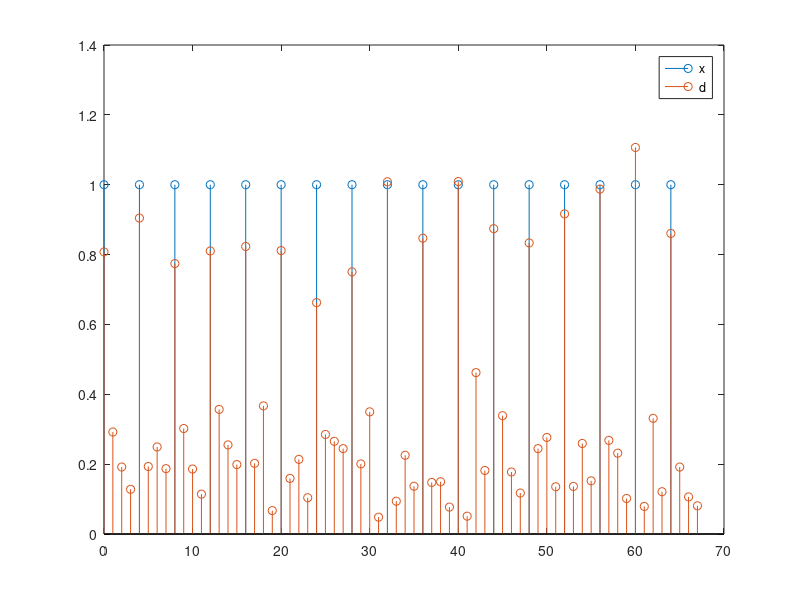
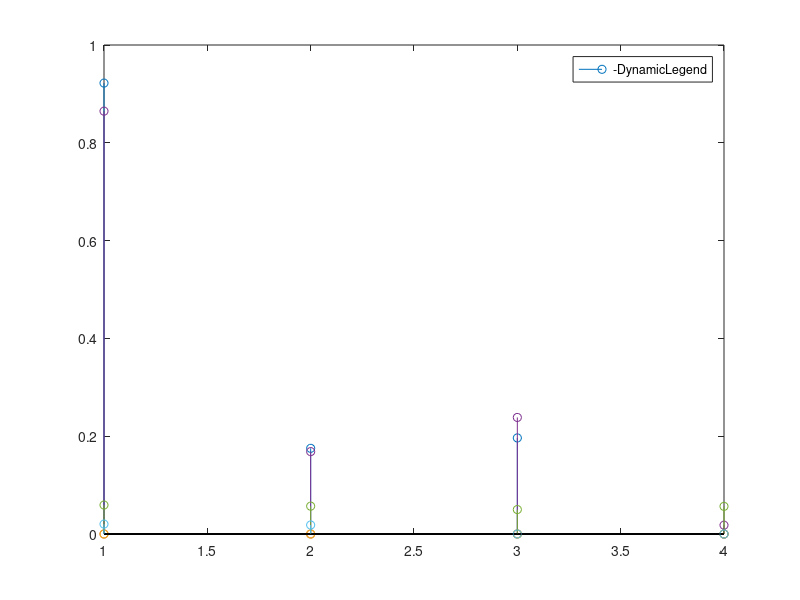

Write the MATLAB code that produced these figures, in order. (Note: this script raises an error after producing the figures.)
%% Impulse response estimation
% We are at the receiver, we know what the sender is sending and we try to
% estimate it with the LS method (for reference, see page 244).

% Note: As the receiver, we do _not_ know neither N_h nor sigma_w

clear all
close all
clc

% To observe L samples, we need to send L+N-1 samples of the training
% sequence {x(0), ..., x((N-1)+(L-1))}
% TODO Try multiple combinations. Generally, L = 2*N
L = 15; % Length of the observation
N = 10; % Supposed length of the impulse response of the channel
% Supposed length of the impulse response of the channel in each polyphase branch
% the number of branches that have a coefficient less than the other
% branches is
n_short = mod(4-N, 4);
% then the number of coefficients in each branch is
N_i(1:4-n_short) = ceil(N/4);
N_i(4-n_short + 1:4) = ceil(N/4) - 1;


%% Generate training sequence
% The x sequence must be a partially repeated M-L sequence of length L. We
% need it to have size L+N-1.
% this holds for L = 15
r = log2(L+1);
p = zeros(L,1);
p(1:r) = ones(1,r).'; % Set arbitrary initial condition
for l = r+1:(L)
    p(l) = xor(p(l-3), p(l-4)); % -1, -2 for L=3
end
clear l

x = [p; p(1:max(N_i)-1)];
x(x == 0) = -1;
x_toep = toeplitz(x);
x_toep = x_toep(1:3, end-L+1:end);


%% Generate gi

N_h = 3;
a_dopp = [1, -4.4153, 8.6283, -9.4592, 6.1051, -1.3542, -3.3622, 7.2390, ...
    -7.9361, 5.1221, -1.8401, 2.8706e-1];
b_dopp = [1.3651e-4, 8.1905e-4, 2.0476e-3, 2.7302e-3, 2.0476e-3, 9.0939e-4, ...
    6.7852e-4, 1.3550e-3, 1.8076e-3, 1.3550e-3, 5.3726e-4, 6.1818e-5, -7.1294e-5, ...
    -9.5058e-5, -7.1294e-5, -2.5505e-5, 1.3321e-5, 4.5186e-5, 6.0248e-5, 4.5186e-5, ...
    1.8074e-5, 3.0124e-6];
[h_dopp, ~] = impz(b_dopp, a_dopp);
hds_nrg = sum(h_dopp.^2);
b_dopp = b_dopp / sqrt(hds_nrg);
Tc = 1; % This is the smallest time interval we want to simulate
T = 4*Tc;   % Time sampling interval of the input of the channel
Kdb = 3; % 3 dB
K = 10^(Kdb/10);
fd = 5*10^-3/T; % doppler frequency
Tq = Tc; % Fundamental sampling time. This is the same as Tc, right???
% We stick to anastasopolous chugg paper (1997) and choose Tp such that
% fd*Tp = 0.1
tau_rms = 0.3*T;  % Tc = 1, as it is the fundamental sampling time
tau = 0:Tc:N_h-1;
Tp = 1/10 * (1/fd) * Tq; % Sampling time used for filtering the white noise
pdp_gauss = 1/tau_rms * exp(-tau/tau_rms);

C = sqrt(K/(K+1));
% normalize pdp: it must be sum(E[|gtilde_i|^2]) = 1 - C^2
pdp_gauss = pdp_gauss.*(1-C^2)/sum(pdp_gauss);

M_d = sum(pdp_gauss);

snr = 10; % db
snr_lin = 10^(snr/10);
sigma_w = 1/(T/Tc*snr); % the PN sequence has power 1


fprintf('fd * Tp = %d \n', Tp*fd);
g_samples_needed = 200000; % Some will be dropped because of transient
w_samples_needed = ceil(g_samples_needed / Tp);
transient = ceil(g_samples_needed/4);

% Generate complex-valued Gaussian white noise with zero mean and unit
% variance
%rng('default');
g_mat = zeros(N_h, g_samples_needed - transient);
for ray = 1:N_h
    w = wgn(w_samples_needed,1,0,'complex');
    fprintf('variance of white noise=%d \n', var(w))
    % Filter the wgn with a narrowband filter. The filter will have the
    % classical Doppler spectrum in the frequency domain, with f_d * Tc = 1.25*10^-3
    % By using the approach suggested in anastchugg97 we use an iir filter
    % with known coefficients which is the convolution of a Cheby lowpass and a shaping filter.
    % Note that it is
    % possible to initialize properly the filters, consider doing it in
    % following versions since it allows to start in steady state conditions
    % and avoid dropping about many samples (it is a very cool thing!)
    gprime = filter(b_dopp, a_dopp, w);
    fprintf('g %d after iterpolation has mean %d and variance %d  \n', ray, mean(gprime), var(gprime));
    %Gpr = fft(gprime);
    %figure, plot(20*log10(abs(Gpr)))
    
    % Interpolation
    t = 1:length(gprime);
    t_fine = Tq/Tp:Tq/Tp:length(gprime);
    
    g_fine = interp1(t, gprime, t_fine, 'spline');
    fprintf('g %d after iterpolation has mean %d and variance %d  \n', ray, mean(g_fine), var(g_fine));
    % Drop the transient
    g_mat(ray, :) = g_fine(transient+1:end);
end

% Energy scaling
for k = 1:N_h
    g_mat(k, :) = g_mat(k, :)*sqrt(pdp_gauss(k));
end

% Only for LOS component
g_mat(1, :) = g_mat(1, :) + C;

clear a_dopp b_dopp g_fine gprime h_dopp pdp_gauss t_dopp t_fine g_samples_needed w_samples_needed

%% Generate desired signal via a polyphase implementation
%!!! This implementation works for N_h <= 4 !!!

d = zeros(T*length(x),1);
g_used_coeff = zeros(4, length(x)); % check these dimensions
for k = 0:length(x)-1
    % Generate white noise
    w = wgn(4, 1, 10*log10(sigma_w), 'complex');
    for idx = 0:4-1 % actually idx varies between 0 and 4 since there are four branches
        if (idx < N_h)
            d(k*T + idx*Tc + 1) = g_mat(idx+1,k*T + idx*Tc+1) * x(k+1) + w(idx+1);
            % store the coefficient actually used, it will be useful later on
            g_used_coeff(idx + 1, k + 1) = g_mat(idx+1,k*T + idx*Tc+1);
        else
            d(k*T + idx*Tc + 1) = 0 + w(idx+1); % no ray, just the noise
            g_used_coeff(idx + 1, k + 1) = 0;
        end
    end
end

% remove the coefficients of the transient from the g_used_coeff matrix
g_used_coeff = g_used_coeff(:, max(N_i) - 1 + 1:end); % N-1 is the max transient, +1 because of MATLAB

% create four different d_i vector, by sampling at step 4 the complete vector
% d. Each of them is the output of the polyphase brach at "lag" i
d_poly = zeros(length(d)/4, 4); % each column is a d_i
for idx  = 1:4
    d_poly(:, idx) = d(idx:4:end);
end

figure, stem(0:T:(length(d)-1), abs(x)), hold on, stem(0:Tc:length(d)-1, abs(d));
legend('x', 'd');

%% 

% Using the data matrix (page 246), easier implementation
h_hat = zeros(4,max(N_i)); % estimate 4 polyphase represantations
% this matrix is dimensioned to have the maximum number of coefficients
% for each of the four branch, the unused (i.e. unestimated) ones will be
% left zero
for idx = 1:4
    if N_i(idx) > 0
        I = zeros(L,N_i(idx));
        for column = 1:N_i(idx)
            I(:,column) = x(N_i(idx)-column+1:(N_i(idx)+L-column));
        end
        o = d_poly(N_i(idx):N_i(idx) + L - 1, idx);
        
        Phi = I'*I;
        theta = I'*o;
        
        h_hat(idx, 1:N_i(idx)) = inv(Phi) * theta;
    end % if N_branch is 0 don't estimate and leave hhat to 0
end

% tentative of computing d_hat
% h_hat_array = reshape(h_hat, 4*max(N_i), 1); 
% 
% d_hat = zeros(T*length(x) - N,1);
% h_used_coeff = zeros(4, length(x)); % check these dimensions
% for k = max(N_i):length(x)-1
%     % Generate white noise
%     for idx = 0:4-1 % actually idx varies between 0 and 4 since there are four branches
%         d_hat(k*T + idx*Tc + 1) = h_hat_array(idx*Tc+1:4:end).' * flipud(x(k+1-max(N_i) + 1:k+1));
%         % store the coefficient actually used, it will be useful later on
%         %h_used_coeff(idx + 1, k + 1) = g_mat(idx+1,k*T + idx*Tc+1);
%         
%     end
% end


% compute the mean coefficient of impulse response of each ray over the interval
% of interest of L samples in order to compare them with the estimated
% impulse response
h_mean = mean(g_used_coeff, 2);

figure, stem(abs(h_mean), 'DisplayName', 'First coefficient of each poly branch (mean)')
legend('-DynamicLegend'), hold on,
for k = 2:N_i
    stem(zeros(4,1), 'DisplayName', strcat(num2str(k), ' coefficient of each poly branch'))
    legend('-DynamicLegend'), hold on,
end
for k = 1:N_i
    stem(abs(h_hat(:, k)), 'DisplayName', 'hhat')
    legend('-DynamicLegend')
end
ax = gca; ax.XTick = 1:4;
xlim([0.5, 4.5])

% compute

% just to ease computation set to 0 the unused coefficients
% reshape hhat and h_mean
h_hat_array = reshape(h_hat, 4*max(N_i), 1); % this vector represents
% the estimated hhat_i for n = 0, 1, ... N - 1. Its length is actually more
% than N, but the last elements are just 0, therefore they can be removed
h_hat_array = h_hat_array(1:N);
h_mean_array = h_mean(1:N_h);
% the vector to which I compare the estimate has length N_h, I should
% resize the shortest vector to have the same length of the other by adding
% some 0
if N < N_h
    h_hat_array = [h_hat_array; zeros(N_h - N, 1)];
elseif N > N_h
    h_mean_array = [h_mean_array; zeros(N - N_h, 1)];
end % if N=N_h already ok
errorpower = sum(abs(h_hat_array - h_mean_array).^2);



%% Repeat the estimate 1000 times (note, this will be influenced by the actual
% choice of N and L
numsim = 1000;

hhat_mat = zeros(4*max(N_i), numsim);
errorpower_array = zeros(1, numsim);
for simiter = 1:numsim
    disp(simiter);
    
    % it would be better to generate d offline?
    d = zeros(T*length(x),1);
    g_used_coeff = zeros(4, length(x)); % check these dimensions
    for k = 0:length(x)-1
        % Generate white noise
        w = wgn(4, 1, 10*log10(sigma_w), 'complex');
        for idx = 0:4-1 % actually idx varies between 0 and 4 since there are four branches
            if (idx < N_h)
                d(k*T + idx*Tc + 1) = g_mat(idx+1,k*T + idx*Tc+1) * x(k+1) + w(idx+1);
            else
                d(k*T + idx*Tc + 1) = 0 + w(idx+1); % no ray, just the noise
            end
        end
    end
    
    % create four different d_i vector, by sampling at step 4 the complete vector
    % d. Each of them is the output of the polyphase brach at "lag" i
    d_poly = zeros(length(d)/4, 4); % each column is a d_i
    for idx  = 1:4
        d_poly(:, idx) = d(idx:4:end);
    end
    
    % Using the data matrix (page 246), easier implementation
    h_hat = zeros(4,max(N_i)); % estimate 4 polyphase represantations
    % this matrix is dimensioned to have the maximum number of coefficients
    % for each of the four branch, the unused (i.e. unestimated) ones will be
    % left zero
    for idx = 1:4
        if N_i(idx) > 0
            I = zeros(L,N_i(idx));
            for column = 1:N_i(idx)
                I(:,column) = x(N_i(idx)-column+1:(N_i(idx)+L-column));
            end
            o = d_poly(N_i(idx):N_i(idx) + L - 1, idx);
            
            Phi = I'*I;
            theta = I'*o;
            
            h_hat(idx, 1:N_i(idx)) = inv(Phi) * theta;
        end % if N_branch is 0 don't estimate and leave hhat to 0
    end
    hhat_mat(:, simiter) = reshape(h_hat, 4*max(N_i), 1);
    
    
    % just to ease computation set to 0 the unused coefficients
    % reshape hhat and h_mean
    h_hat_array = reshape(h_hat, 4*max(N_i), 1); % this vector represents
    % the estimated hhat_i for n = 0, 1, ... N - 1. Its length is actually more
    % than N, but the last elements are just 0, therefore they can be removed
    h_hat_array = h_hat_array(1:N);
    h_mean_array = h_mean(1:N_h);
    % the vector to which I compare the estimate has length N_h, I should
    % resize the shortest vector to have the same length of the other by adding
    % some 0
    if N < N_h
        h_hat_array = [h_hat_array; zeros(N_h - N, 1)];
    elseif N > N_h
        h_mean_array = [h_mean_array; zeros(N - N_h, 1)];
    end % if N=N_h already ok
    errorpower_array(simiter) = sum(abs(h_hat_array - h_mean_array).^2);
end

hhat_array_est = mean(hhat_mat, 2);
% reshape it
hhat_mat_mean = reshape(hhat_array_est, 4, max(N_i));


figure, stem(abs(h_mean), 'DisplayName', 'First coefficient of each poly branch (mean)')
legend('-DynamicLegend'), hold on,
for k = 2:N_i
    stem(zeros(4,1), 'DisplayName', strcat(num2str(k), ' coefficient of each poly branch'))
    legend('-DynamicLegend'), hold on,
end
for k = 1:N_i
    stem(abs(hhat_mat_mean(:, k)), 'DisplayName', 'hhat')
    legend('-DynamicLegend')
end
ax = gca; ax.XTick = 1:4;
xlim([0.5, 4.5])
title('mean of hhat over 1000 estimates')

% an estimate of E(|hhat - h|^2) over 1000 realizations could be given by
% the mean of E at each iteration
errorpower_est = mean(errorpower_array);
